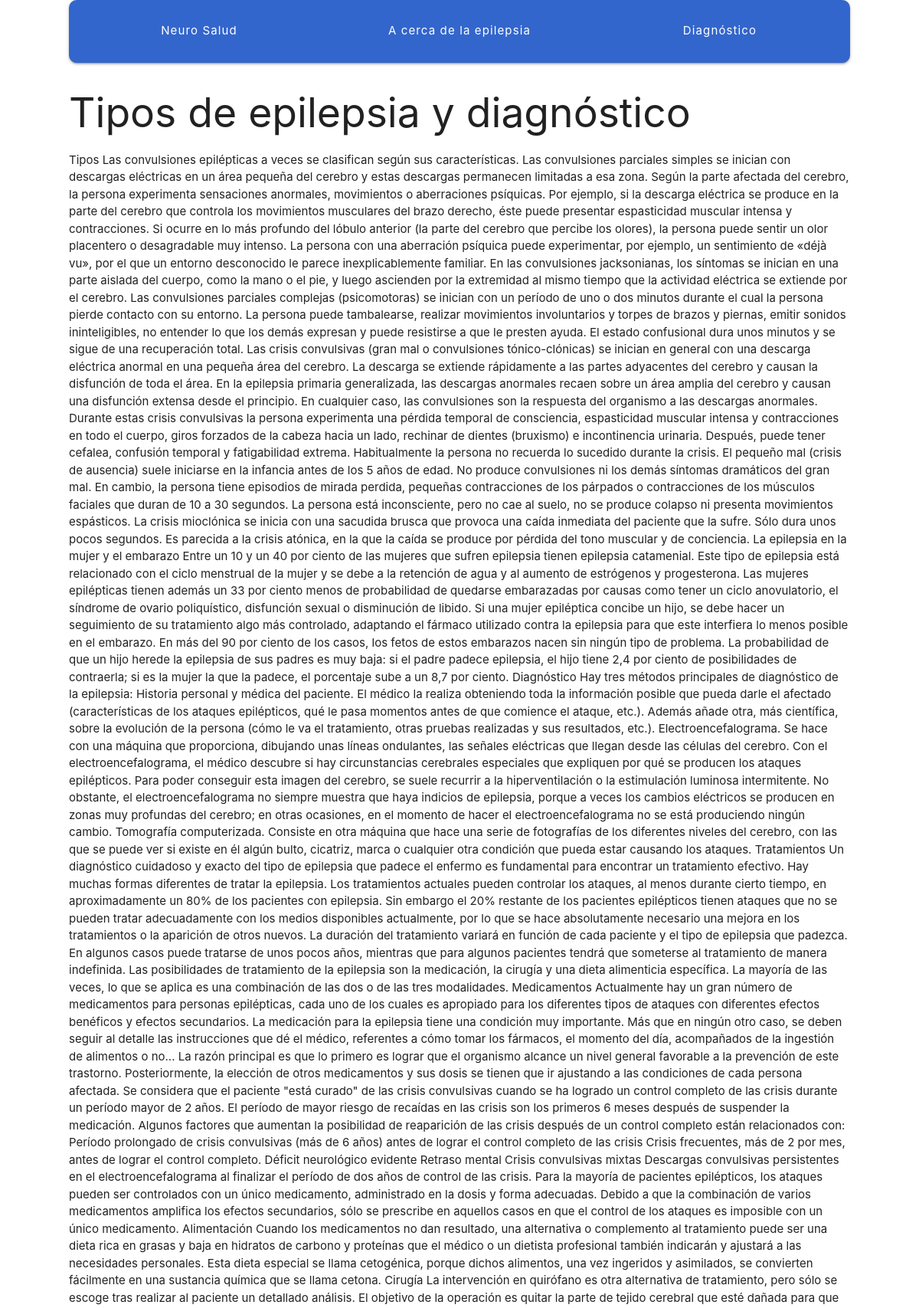
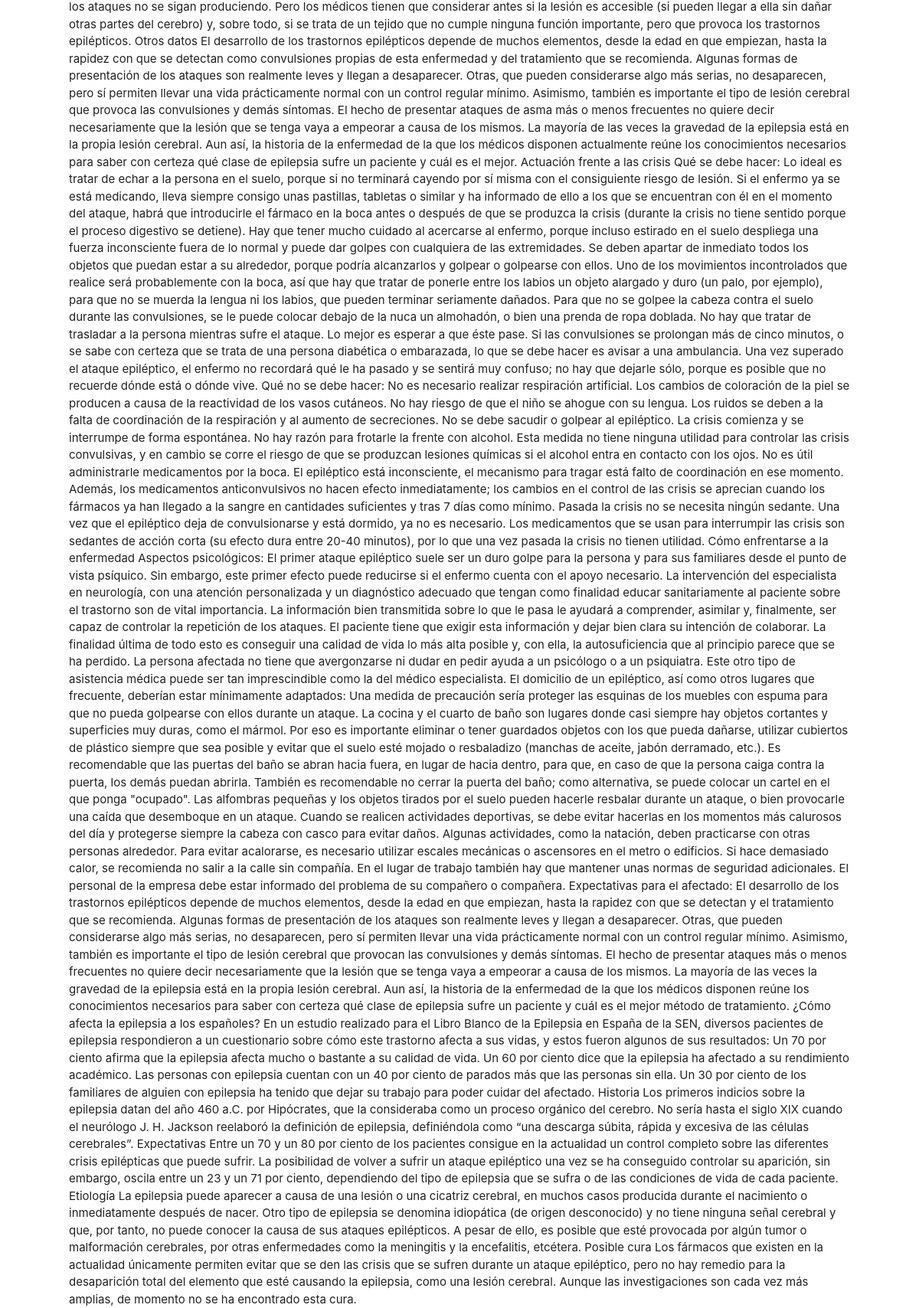
/courses/3, run on the app's committed database (2 pictures, top to bottom).
### courses/models.py (models this page shows, shortened)
class Course(models.Model):
    created_at = models.DateTimeField(auto_now_add=True)
    '''con el anterior còdigo decimos que la fecha es autogenrada
    cuando creamos los registros
    '''
    title = models.CharField(max_length=255)
    description = models.TextField()
    '''TextField es para grandes cantidades de texto
    '''

### courses/views.py (the view)
# urls.py: path('<int:pk>', views.course_detail, name='course_detail'),
def course_detail(request, pk):
    course = Course.objects.get(pk=pk)
    return render(request, 'courses/course_detail.html',{'course':course})

### courses/templates/courses/course_detail.html (shortened to what this page needs)
{% extends 'layout.html' %}
{% block content %}
<article>
    <h2>{{course.title}} </h2>
    {{course.description}}
</article>
{% endblock %}

### assets/css/layout.css (style rules this page uses)
html { box-sizing: border-box; }
*, *::after, *::before { box-sizing: inherit; }

### data on the page
Course: title "Tipos de epilepsia y diagnóstico", description "Tipos Las convulsiones epilépticas a veces se clasifican según sus características. Las convulsiones parciales simples se inician con descargas eléctricas en un área pequeña del cerebro y estas descargas permanecen limitadas a esa zona. Según la parte afectada del cerebro, la persona experimenta sensaciones anormales, movimientos o aberraciones psíquicas. Por ejemplo, si la descarga eléctrica se produce en la parte del cerebro que controla los movimientos musculares del brazo derecho, éste puede presentar espasticidad muscular intensa y contracciones. Si ocurre en lo más profundo del lóbulo anterior (la parte del cerebro que percibe los olores), la persona puede sentir un olor placentero o…"
